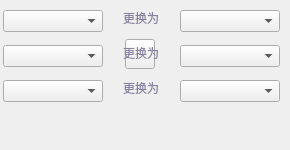
<?xml version="1.0" encoding="UTF-8"?>
<ui version="4.0">
 <class>ChangeSenatorSwitchWidget</class>
 <widget class="QWidget" name="ChangeSenatorSwitchWidget">
  <property name="geometry">
   <rect>
    <x>0</x>
    <y>0</y>
    <width>290</width>
    <height>150</height>
   </rect>
  </property>
  <property name="windowTitle">
   <string>Form</string>
  </property>
  <widget class="QToolButton" name="addBtn">
   <property name="geometry">
    <rect>
     <x>125</x>
     <y>39</y>
     <width>30</width>
     <height>30</height>
    </rect>
   </property>
   <property name="font">
    <font>
     <family>微软雅黑</family>
     <weight>50</weight>
     <italic>false</italic>
     <bold>false</bold>
    </font>
   </property>
   <property name="cursor">
    <cursorShape>PointingHandCursor</cursorShape>
   </property>
   <property name="styleSheet">
    <string notr="true"/>
   </property>
   <property name="text">
    <string/>
   </property>
   <property name="BtnStyle" stdset="0">
    <string>senatoradd</string>
   </property>
  </widget>
  <widget class="QComboBox" name="candidate2">
   <property name="geometry">
    <rect>
     <x>180</x>
     <y>45</y>
     <width>100</width>
     <height>22</height>
    </rect>
   </property>
  </widget>
  <widget class="QComboBox" name="senator2">
   <property name="geometry">
    <rect>
     <x>3</x>
     <y>45</y>
     <width>100</width>
     <height>22</height>
    </rect>
   </property>
  </widget>
  <widget class="QComboBox" name="candidate3">
   <property name="geometry">
    <rect>
     <x>180</x>
     <y>80</y>
     <width>100</width>
     <height>22</height>
    </rect>
   </property>
  </widget>
  <widget class="QComboBox" name="senator1">
   <property name="geometry">
    <rect>
     <x>3</x>
     <y>10</y>
     <width>100</width>
     <height>22</height>
    </rect>
   </property>
  </widget>
  <widget class="QComboBox" name="candidate1">
   <property name="geometry">
    <rect>
     <x>180</x>
     <y>10</y>
     <width>100</width>
     <height>22</height>
    </rect>
   </property>
  </widget>
  <widget class="QLabel" name="label1">
   <property name="geometry">
    <rect>
     <x>106</x>
     <y>10</y>
     <width>70</width>
     <height>16</height>
    </rect>
   </property>
   <property name="styleSheet">
    <string notr="true">QLabel{color: rgb(137,129,161);
font: 11px &quot;Microsoft YaHei UI Light&quot;;}</string>
   </property>
   <property name="text">
    <string>更换为</string>
   </property>
   <property name="alignment">
    <set>Qt::AlignCenter</set>
   </property>
  </widget>
  <widget class="QLabel" name="label2">
   <property name="geometry">
    <rect>
     <x>106</x>
     <y>45</y>
     <width>70</width>
     <height>16</height>
    </rect>
   </property>
   <property name="styleSheet">
    <string notr="true">QLabel{color: rgb(137,129,161);
font: 11px &quot;Microsoft YaHei UI Light&quot;;}</string>
   </property>
   <property name="text">
    <string>更换为</string>
   </property>
   <property name="alignment">
    <set>Qt::AlignCenter</set>
   </property>
  </widget>
  <widget class="QLabel" name="label3">
   <property name="geometry">
    <rect>
     <x>106</x>
     <y>80</y>
     <width>70</width>
     <height>16</height>
    </rect>
   </property>
   <property name="styleSheet">
    <string notr="true">QLabel{color: rgb(137,129,161);
font: 11px &quot;Microsoft YaHei UI Light&quot;;}</string>
   </property>
   <property name="text">
    <string>更换为</string>
   </property>
   <property name="alignment">
    <set>Qt::AlignCenter</set>
   </property>
  </widget>
  <widget class="QComboBox" name="senator3">
   <property name="geometry">
    <rect>
     <x>3</x>
     <y>80</y>
     <width>100</width>
     <height>22</height>
    </rect>
   </property>
  </widget>
 </widget>
 <resources/>
 <connections/>
</ui>
